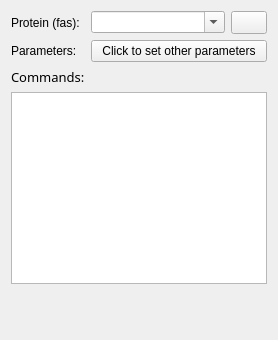
          <widget class="QWidget" name="MAFTT">
           <attribute name="label">
            <string>MAFFT</string>
           </attribute>
           <layout class="QGridLayout" name="gridLayout_10">
            <item row="0" column="0">
             <widget class="QLabel" name="label_10">
              <property name="text">
               <string>Protein (fas):</string>
              </property>
             </widget>
            </item>
            <item row="0" column="1">
             <widget class="ListQCombobox" name="comboBox_19">
              <property name="sizePolicy">
               <sizepolicy hsizetype="Expanding" vsizetype="Fixed">
                <horstretch>0</horstretch>
                <verstretch>0</verstretch>
               </sizepolicy>
              </property>
              <property name="acceptDrops">
               <bool>true</bool>
              </property>
              <property name="editable">
               <bool>true</bool>
              </property>
              <property name="sizeAdjustPolicy">
               <enum>QComboBox::AdjustToMinimumContentsLength</enum>
              </property>
             </widget>
            </item>
            <item row="0" column="2">
             <widget class="QPushButton" name="pushButton_9">
              <property name="sizePolicy">
               <sizepolicy hsizetype="Fixed" vsizetype="Fixed">
                <horstretch>0</horstretch>
                <verstretch>0</verstretch>
               </sizepolicy>
              </property>
              <property name="minimumSize">
               <size>
                <width>36</width>
                <height>23</height>
               </size>
              </property>
              <property name="maximumSize">
               <size>
                <width>30</width>
                <height>30</height>
               </size>
              </property>
              <property name="styleSheet">
               <string notr="true"/>
              </property>
              <property name="text">
               <string/>
              </property>
             </widget>
            </item>
            <item row="1" column="0">
             <widget class="QLabel" name="label_11">
              <property name="text">
               <string>Parameters:</string>
              </property>
             </widget>
            </item>
            <item row="1" column="1" colspan="2">
             <widget class="QPushButton" name="pushButton">
              <property name="text">
               <string>Click to set other parameters</string>
              </property>
             </widget>
            </item>
            <item row="2" column="0">
             <widget class="QLabel" name="label_40">
              <property name="font">
               <font>
                <family>Microsoft YaHei</family>
                <pointsize>10</pointsize>
               </font>
              </property>
              <property name="text">
               <string>Commands:</string>
              </property>
              <property name="alignment">
               <set>Qt::AlignLeading|Qt::AlignLeft|Qt::AlignVCenter</set>
              </property>
             </widget>
            </item>
            <item row="3" column="0" colspan="3">
             <widget class="QPlainTextEdit" name="plainTextEdit_5"/>
            </item>
            <item row="4" column="1">
             <spacer name="verticalSpacer_5">
              <property name="orientation">
               <enum>Qt::Vertical</enum>
              </property>
              <property name="sizeHint" stdset="0">
               <size>
                <width>20</width>
                <height>45</height>
               </size>
              </property>
             </spacer>
            </item>
           </layout>
          </widget>
